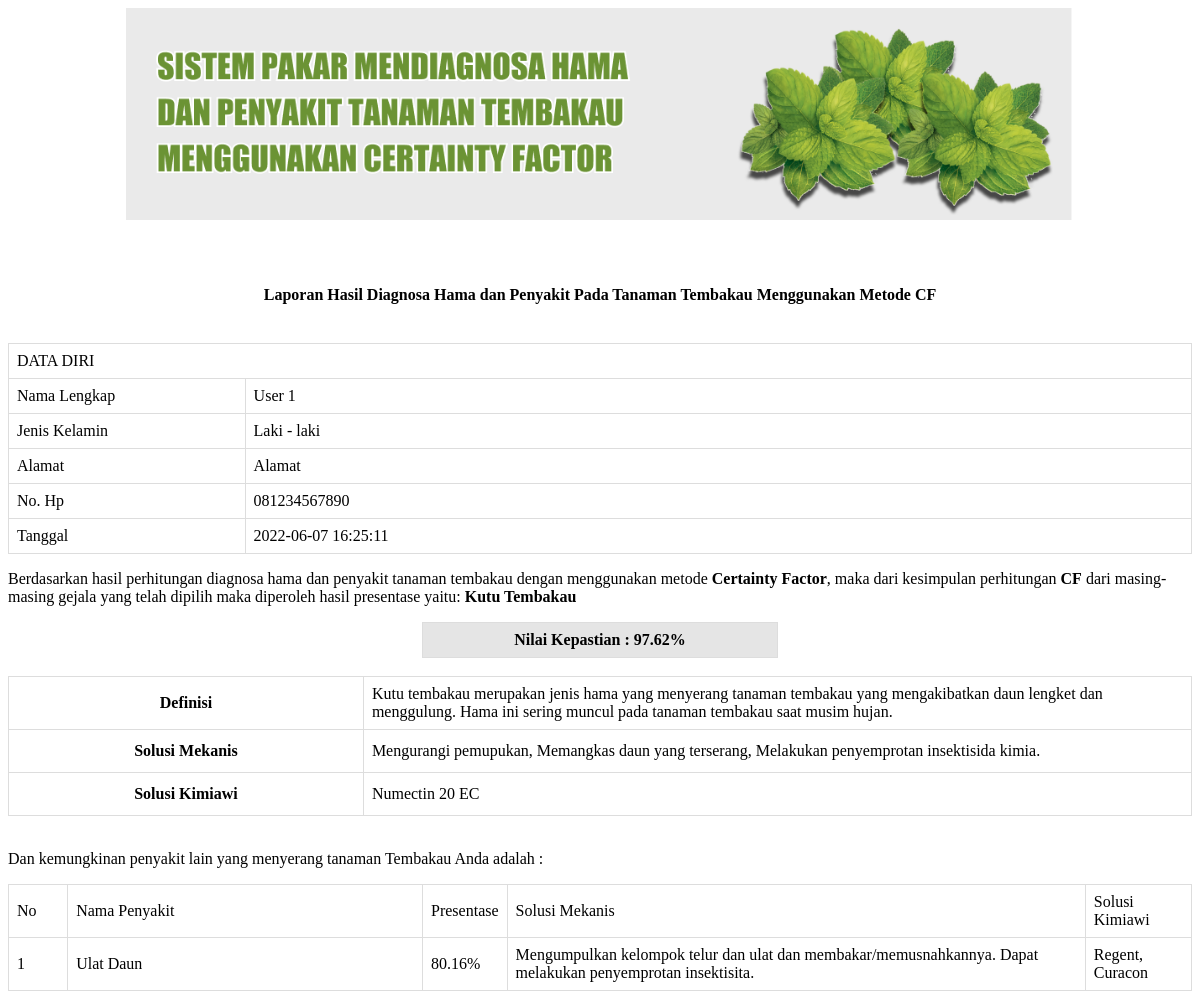
The app's page /content/user/diagnosa/hasil_diagnosa.php?id_diagnosa=3 with its own data.
### tables this page shows
CREATE TABLE `tbl_diagnosa` (
  `id_diagnosa` int(11) unsigned NOT NULL AUTO_INCREMENT,
  `nama_lengkap` varchar(190) DEFAULT NULL,
  `jk` varchar(190) DEFAULT NULL,
  `alamat` varchar(190) DEFAULT NULL,
  `no_hp` varchar(190) DEFAULT NULL,
  `gejala` text DEFAULT NULL,
  `penyakit` text DEFAULT NULL,
  `nilai` float DEFAULT NULL,
  `proses_diagnosa` text DEFAULT NULL,
  `created_at` datetime DEFAULT NULL,
  PRIMARY KEY (`id_diagnosa`)
);

CREATE TABLE `tbl_penyakit` (
  `kode_penyakit` varchar(190) NOT NULL,
  `nama_penyakit` varchar(190) DEFAULT NULL,
  `definisi` text DEFAULT NULL,
  `solusi_mekanis` text DEFAULT NULL,
  `solusi_kimiawi` text DEFAULT NULL,
  PRIMARY KEY (`kode_penyakit`)
);

### content/user/diagnosa/hasil_diagnosa.php (the view, shortened to what this page needs)
<?php
include('../../../config/koneksi.php');
$id_diagnosa = $_GET['id_diagnosa'];
$sql = "SELECT * FROM tbl_diagnosa WHERE id_diagnosa='" . $id_diagnosa . "'";
$result = $koneksi->query($sql);
while ($row = $result->fetch_assoc()) {
    $data_diagnosa = $row;
}
$penyakit = unserialize($data_diagnosa['penyakit']);
$proses_diagnosa = unserialize($data_diagnosa['proses_diagnosa']);
$data_penyakit = [];
$sql = "SELECT * FROM tbl_penyakit ORDER BY kode_penyakit ASC";
$result = $koneksi->query($sql);
if ($result->num_rows > 0) {
    while ($row = $result->fetch_assoc()) {
        $data_penyakit[$row['kode_penyakit']] = [
            'kode_penyakit'  => $row['kode_penyakit'],
            'nama_penyakit'  => $row['nama_penyakit'],
            'definisi'       => $row['definisi'],
            'solusi_mekanis' => $row['solusi_mekanis'],
            'solusi_kimiawi' => $row['solusi_kimiawi'],
        ];
    }
}
$nama_penyakit_arr = [];
$defnisi_arr = [];
$solusi_mekanis_arr = [];
$solusi_kimiawi_arr = [];
foreach ($penyakit as $key => $value) {
    array_push($nama_penyakit_arr, $data_penyakit[$value]['nama_penyakit']);
    array_push($defnisi_arr, $data_penyakit[$value]['definisi']);
    array_push($solusi_mekanis_arr, $data_penyakit[$value]['solusi_mekanis']);
    array_push($solusi_kimiawi_arr, $data_penyakit[$value]['solusi_kimiawi']);
}
?>
<!DOCTYPE html>
<html lang="en">
<head>
</head>
<body>
    <center>
        <img src="../../../assets/images/bg.png" width="80%">
        <h4>Laporan Hasil Diagnosa Hama dan Penyakit Pada Tanaman Tembakau Menggunakan Metode CF </h4>
    </center>
    <br>
    <table>
        <thead>
            <tr>
                <td colspan="2">DATA DIRI</td>
            </tr>
        </thead>
        <tbody>
            <tr>
                <td style="width: 20%;">Nama Lengkap</td>
                <td><?= $data_diagnosa['nama_lengkap'] ?></td>
            </tr>
            <tr>
                <td style="width: 20%;">Jenis Kelamin</td>
                <td><?= $data_diagnosa['jk'] == "l" ? "Laki - laki" : "Perempuan" ?></td>
            </tr>
            <tr>
                <td style="width: 20%;">Alamat</td>
                <td><?= $data_diagnosa['alamat'] ?></td>
            </tr>
            <tr>
                <td style="width: 20%;">No. Hp</td>
                <td><?= $data_diagnosa['no_hp'] ?></td>
            </tr>
            <tr>
                <td style="width: 20%;">Tanggal</td>
                <td><?= $data_diagnosa['created_at'] ?></td>
            </tr>
        </tbody>
    </table>
    <p>
        <?php
        $html = 'Berdasarkan hasil perhitungan diagnosa hama dan penyakit tanaman tembakau dengan menggunakan metode <b>Certainty Factor</b>, maka dari kesimpulan perhitungan <b>CF</b> dari masing-masing gejala yang telah dipilih maka diperoleh hasil presentase yaitu:';
        echo $html . " " . "<b>" . implode(", ", $nama_penyakit_arr) . "</b>";
        ?>
    </p>
    <center>
        <table style="width: 30%;">
            <tbody>
                <tr>
                    <td align="center" style="font-weight: bold; background-color: rgba(0, 0, 0, 0.1);">Nilai Kepastian : <?= round(($data_diagnosa['nilai'] * 100), 2) ?>%</td>
                </tr>
            </tbody>
        </table>
    </center>
    <br>
    <table>
        <tbody>
            <tr>
                <th style="width: 30%;">Definisi</th>
                <td><?php echo implode("<br> ", $defnisi_arr); ?></td>
            </tr>
            <tr>
                <th style="width: 30%;">Solusi Mekanis</th>
                <td><?php echo implode("<br> ", $solusi_mekanis_arr); ?></td>
            </tr>
            <tr>
                <th style="width: 30%;">Solusi Kimiawi</th>
                <td><?php echo implode("<br> ", $solusi_kimiawi_arr); ?></td>
            </tr>
        </tbody>
    </table>
    <br>
    <p>Dan kemungkinan penyakit lain yang menyerang tanaman Tembakau Anda adalah :</p>
    <table>
        <thead>
            <tr>
                <td style="width: 5%;">No</td>
                <td style="width: 30%;">Nama Penyakit</td>
                <td style="width: 5%;">Presentase</td>
                <td>Solusi Mekanis</td>
                <td>Solusi Kimiawi</td>
            </tr>
        </thead>
        <tbody>
            <?php
            $no = 1;
            foreach ($proses_diagnosa as $key => $value) {
                if (array_search($key, $penyakit) === FALSE) {
                    echo "<tr>";
                    echo "<td>" . $no . "</td>";
                    echo "<td>" . $data_penyakit[$key]['nama_penyakit'] . "</td>";
                    echo "<td>" . round(($value * 100), 2) . "%</td>";
                    echo "<td>" . $data_penyakit[$key]['solusi_mekanis'] . "</td>";
                    echo "<td>" . $data_penyakit[$key]['solusi_kimiawi'] . "</td>";
                    echo "</tr>";
                    $no++;
                }
            }
            ?>
        </tbody>
    </table>
</body>
</html>

### content/user/diagnosa/hasil_diagnosa.php (style rules this page uses)
table, th, td { border: 1px solid #ddd; padding: 8px; }
table th { padding-top: 12px; padding-bottom: 12px; text-align: center; }
table { width: 100%; border-collapse: collapse; }
img { margin-bottom: 30px; }

### records on screen
tbl_diagnosa: nama_lengkap "User 1", alamat "Alamat", no_hp "081234567890", created_at "2022-06-07 16:25:11", $data_diagnosa['nilai']*100 "97.62", $value*100 "80.16"
tbl_penyakit: nama_penyakit "Ulat Daun", solusi_mekanis "Mengumpulkan kelompok telur dan ulat dan membakar/memusnahkannya. Dapat melakukan penyemprotan insektisita.", solusi_kimiawi "Regent, Curacon"

### other values on screen
implode(", ", $nama_penyakit_arr) "Kutu Tembakau"
implode("<br> ", $defnisi_arr) "Kutu tembakau merupakan jenis hama yang menyerang tanaman tembakau yang mengakibatkan daun lengket dan menggulung. Hama ini sering muncul pada tanaman tembakau saat musim hujan."
implode("<br> ", $solusi_mekanis_arr) "Mengurangi pemupukan, Memangkas daun yang terserang, Melakukan penyemprotan insektisida kimia."
implode("<br> ", $solusi_kimiawi_arr) "Numectin 20 EC"
